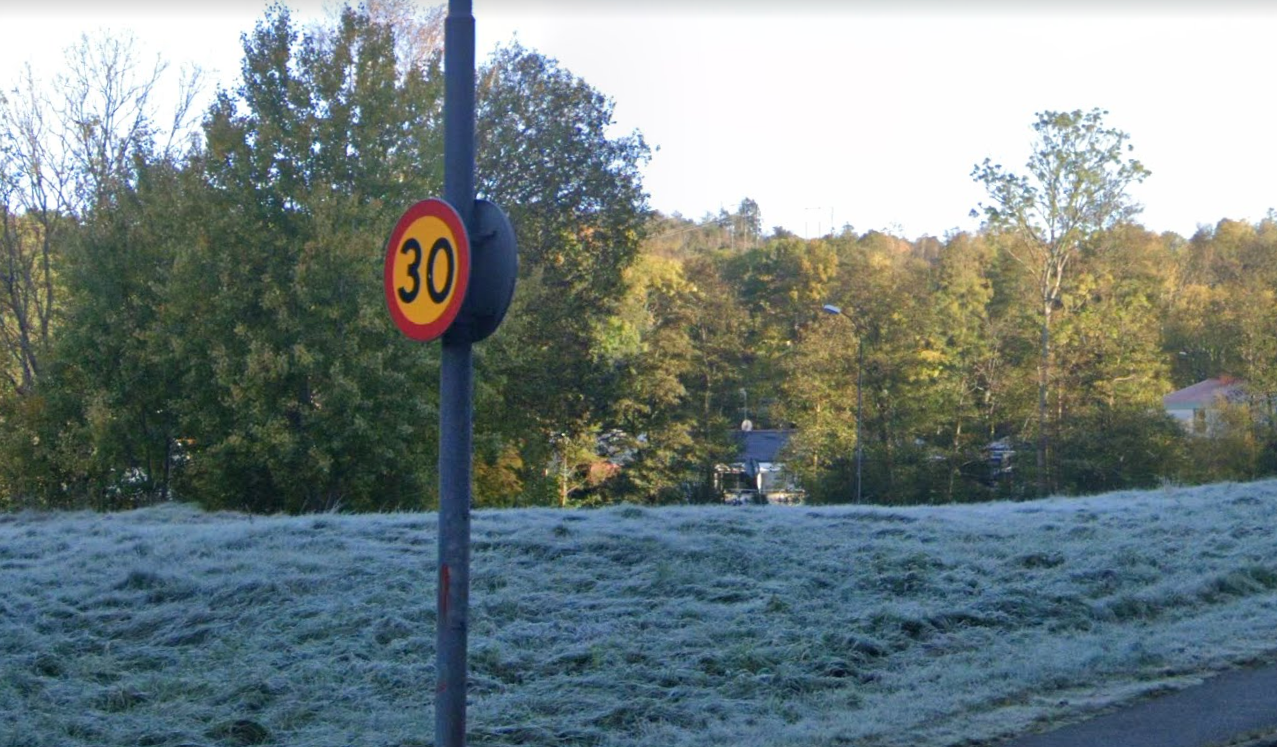
#> input picture tms016/sign7.png, 1277 x 747 px
$ python circle_detect_test.py
#> lines starting #> are read from the running program, lines starting #| are printed output that depends on the picture; after the words box and inside, x2 and y2 are one past the last pixel; in counts of white or black regions, pixels touching at a corner belong together
import numpy as np
from PIL import Image
from matplotlib import pyplot as plt
import cv2 as cv
from matplotlib import colors

img = cv.imread('sign7.png')
#> img is the input picture: shape (747, 1277, 3); mean B, G, R 129.1, 128.6, 115.5
img = cv.cvtColor(img, cv.COLOR_BGR2RGB)

pixel_colors = img.reshape((np.shape(img)[0]*np.shape(img)[1], 3))
norm = colors.Normalize(vmin=-1.,vmax=1.)
norm.autoscale(pixel_colors)
pixel_colors = norm(pixel_colors).tolist()
#> pixel_colors = 953919 items

hsv_img = cv.cvtColor(img, cv.COLOR_RGB2HSV)
#> hsv_img: shape (747, 1277, 3); mean H, S, V 74.2, 73.1, 139.7
h, s, v = cv.split(hsv_img)
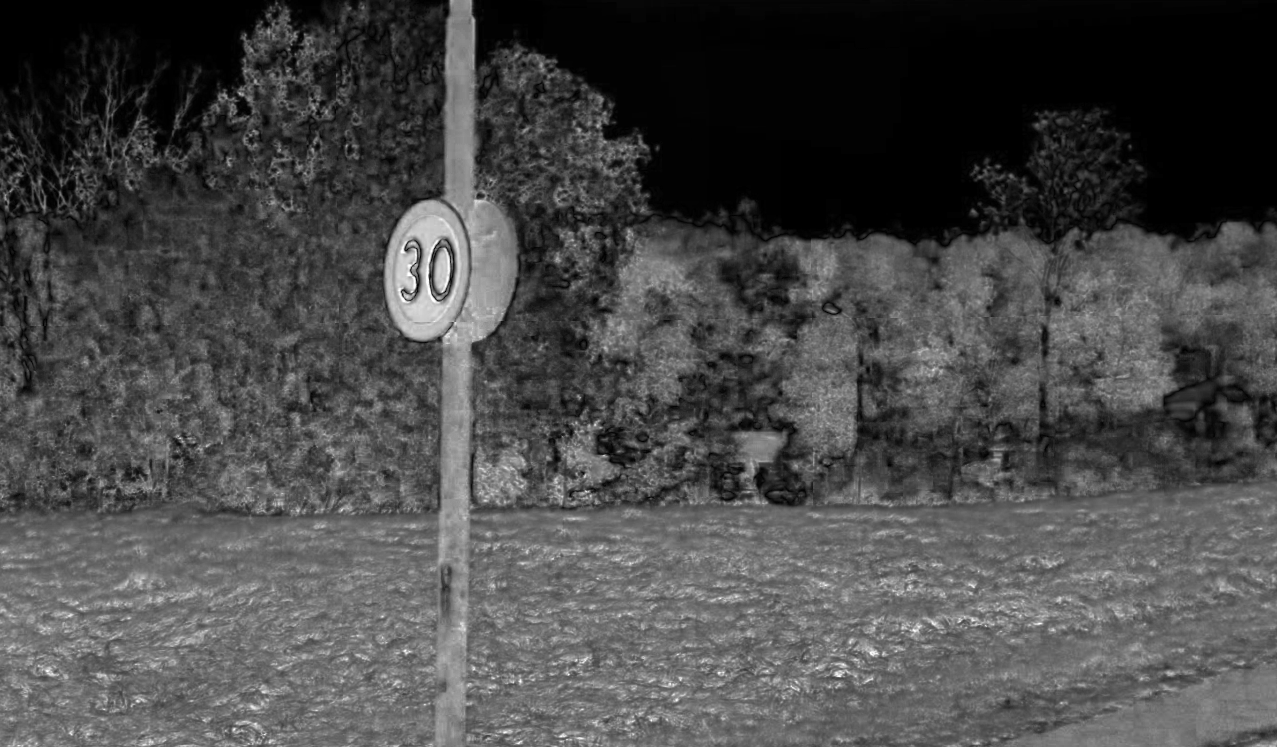
#> s: shape (747, 1277); min 0, max 255, mean 73.1
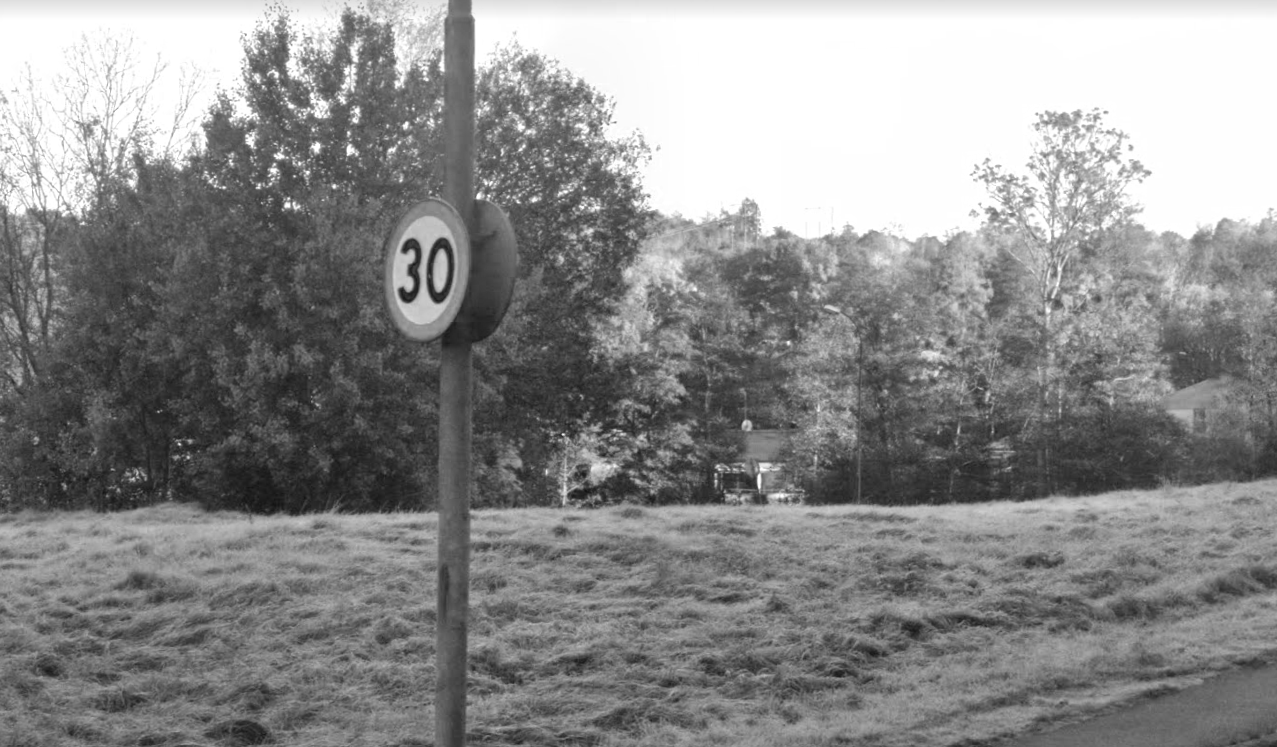
#> v: shape (747, 1277); min 19, max 255, mean 139.7
fig = plt.figure()
axis = fig.add_subplot(1, 1, 1, projection="3d")

light_red = (0,100,50)
dark_red = (15,255,255) # H to 23~25 for yellow
mask = cv.inRange(hsv_img, light_red, dark_red)
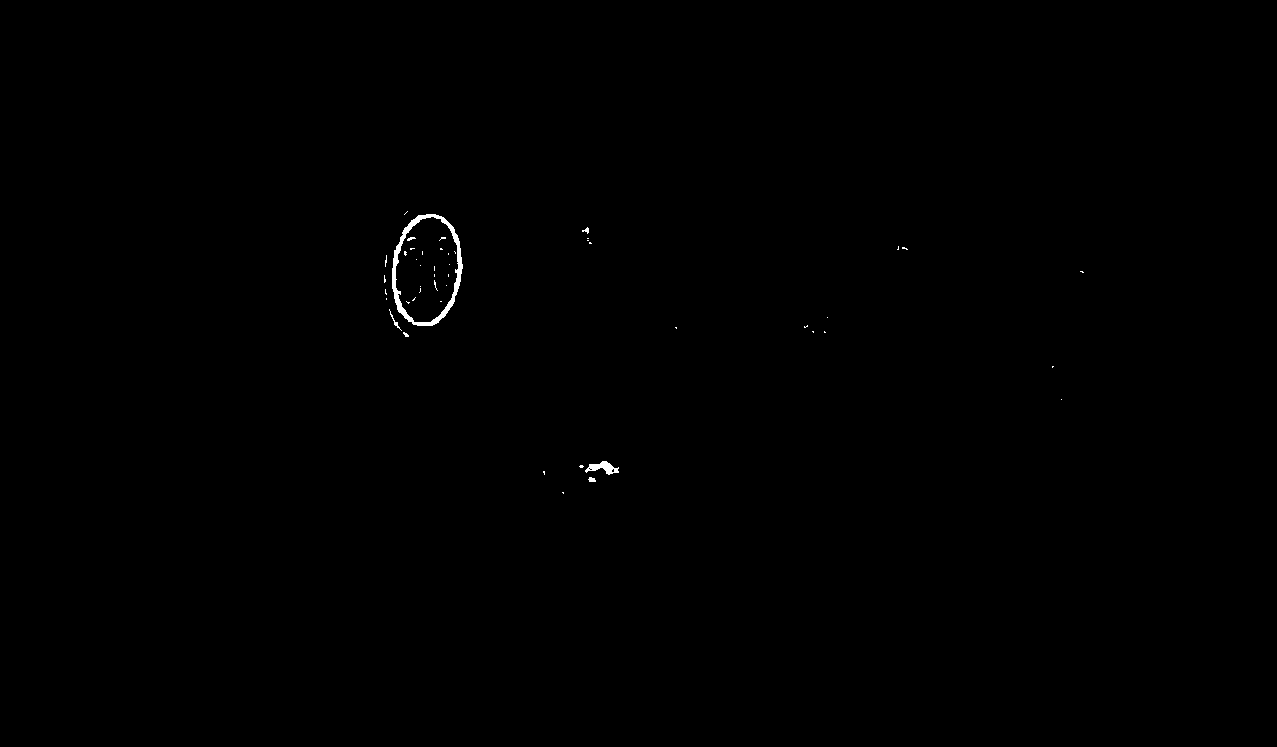
#> mask: shape (747, 1277); 0.19% white; 48 white regions (42 under 20 px), largest, box (x1, y1, x2, y2) and area: (392, 214, 463, 326) 1280, (585, 461, 619, 475) 228, (389, 309, 402, 331) 41, (588, 477, 596, 482) 30, (582, 227, 589, 234) 24, (407, 237, 416, 241) 21
result = cv.bitwise_and(img, img, mask=mask)

other_red = (165,100,50)
other_darker_red = (255,255,250)
mask_other = cv.inRange(hsv_img, other_red, other_darker_red)
#> mask_other: shape (747, 1277); 0.31% white; 4 white regions (3 under 20 px), largest, box (x1, y1, x2, y2) and area: (385, 200, 469, 341) 2939
result_other = cv.bitwise_and(img, img, mask=mask)

final_mask = mask + mask_other
#> final_mask: shape (747, 1277); 0.5% white; 43 white regions (38 under 20 px), largest, box (x1, y1, x2, y2) and area: (384, 200, 469, 341) 4317, (585, 461, 619, 475) 228, (588, 477, 596, 482) 30, (582, 227, 589, 234) 24, (407, 237, 416, 241) 22
final_result = cv.bitwise_and(img, img, mask=final_mask)

# Convert to grayscale.
gray = cv.cvtColor(final_result, cv.COLOR_BGR2GRAY)

# Blur using 3 * 3 kernel.
gray_blurred = cv.blur(gray, (3, 3))

# Apply Hough transform on the blurred image.
detected_circles = cv.HoughCircles(gray_blurred,cv.HOUGH_GRADIENT,1,20, param1=50,param2=30,minRadius=1,maxRadius=80)
#> detected_circles = [[449.5, 263.5, 55.5], [433.5, 250.5, 35.8], [425.5, 291.5, 27.5]]

# Draw circles that are detected.
if detected_circles is not None:

    # Convert the circle parameters a, b and r to integers.
    detected_circles = np.uint16(np.around(detected_circles))
#> detected_circles = [[450, 264, 56], [434, 250, 36], [426, 292, 28]]

    for pt in detected_circles[0, :]:
        a, b, r = pt[0], pt[1], pt[2]

        # Draw the circumference of the circle.
        cv.circle(final_result, (a, b), r, (0, 255, 0), 2)

        # Draw a small circle (of radius 1) to show the center.
        cv.circle(final_result, (a, b), 1, (0, 0, 255), 3)
        cv.imshow("Detected Circle", cv.cvtColor(final_result, cv.COLOR_BGR2RGB))
        cv.waitKey(0)
#> this loop made 3 passes
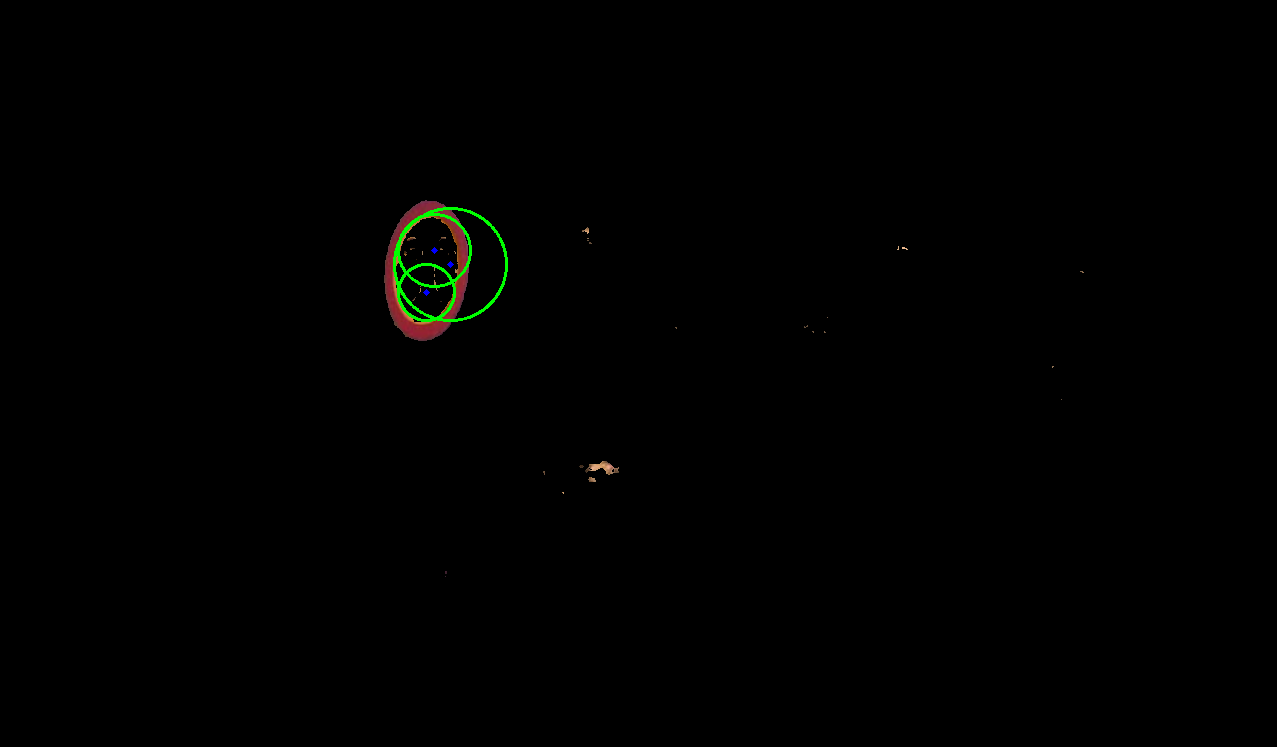
#> final_result: shape (747, 1277, 3); mean R, G, B 0.6, 0.8, 0.3

if detected_circles is None:
    print('no circles detected')
